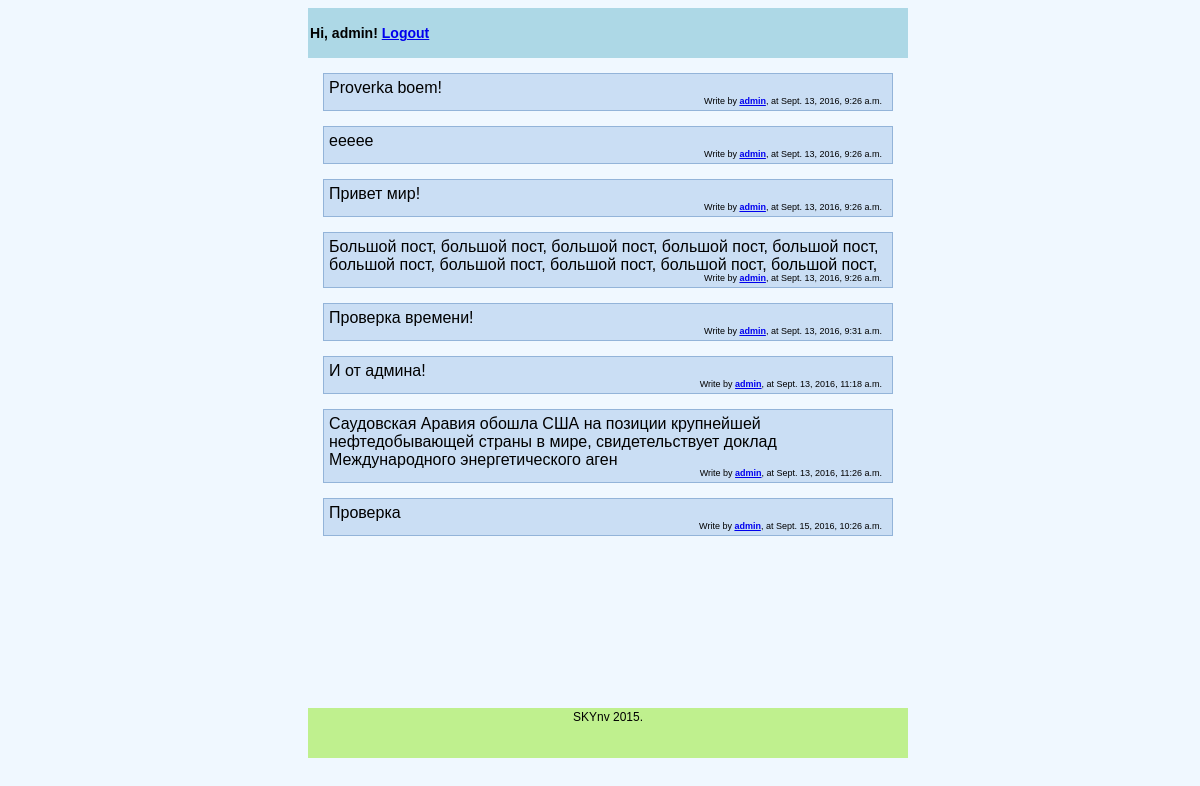
The page /admin (signed in) on the database its author committed.
### mblog/models.py (models this page shows, shortened)
class UserPost(models.Model):
    post_text = models.TextField(max_length=140)
    post_user = models.ForeignKey(User, null=True, related_name='+')
    post_date = models.DateTimeField()

### mblog/views.py (the view)
# urls.py: url(r'^(?P<user_name>[a-zA-Z0-9@.]+)', views.search),
def search(request, user_name):
    user = request.user
    post_autor = User.objects.get(username=user_name)
    template = loader.get_template('mblog/userposts.html')
    user_posts = UserPost.objects.filter(post_user=post_autor)[:10]
    context = RequestContext(request, {'user_posts': user_posts, 'user': user})
    return HttpResponse(template.render(context))

### templates/mblog/userposts.html (shortened to what this page needs)
{% extends "mblog/base.html" %}
{% block content %}
    {% for post in user_posts %}
        <div class="comment">
            {{ post.post_text }}
            <div class="info"> Write by <b><a href="/{{ post.post_user }}">{{ post.post_user }}</a></b>,
                at {{ post.post_date }} </div>
        </div>
    {% endfor %}
{% endblock %}

### templates/mblog/base.html (shortened to what this page needs)
<html>
<head>
</head>
<body>
<div class="wrapper">
    <header class="header">
        {% block header %}
            <div>
            {% if not user.is_authenticated %}
        <form action="" method="post">
            {% csrf_token %}
            {{ lform.errors }}
            {{ lform.as_p }}
            <p><input type="submit" value="Login"></p>
        </form>
                </div>
                <div align="right">
                <b>Or you can <a href="/_reg">register</a> a new user!</b>
                </div>
    {% else %}
        <h3><p>Hi, {{ user.username }}! <a href="/_exit"><b>Logout</b></a></p><h3>
    {% endif %}
        {% endblock %}
    </header>
    <main class="content">
        {% block content %}
        {% endblock %}
    </main>
</div>
<footer class="footer">
    {% block footer %}
        SKYnv 2015.
    {% endblock %}
</footer>
</body>
</html>

### rows shown on the page
UserPost: post_text "Proverka boem!", post_user "admin", post_date "Sept. 13, 2016, 9:26 a.m."
UserPost: post_text "eeeee", post_user "admin", post_date "Sept. 13, 2016, 9:26 a.m."
UserPost: post_text "Привет мир!", post_user "admin", post_date "Sept. 13, 2016, 9:26 a.m."
UserPost: post_text "Большой пост, большой пост, большой пост, большой пост, большой пост, большой пост, большой пост, большой пост, большой пост, большой пост,", post_user "admin", post_date "Sept. 13, 2016, 9:26 a.m."
UserPost: post_text "Проверка времени!", post_user "admin", post_date "Sept. 13, 2016, 9:31 a.m."
UserPost: post_text "И от админа!", post_user "admin", post_date "Sept. 13, 2016, 11:18 a.m."
UserPost: post_text "Саудовская Аравия обошла США на позиции крупнейшей нефтедобывающей страны в мире, свидетельствует доклад Международного энергетического аген", post_user "admin", post_date "Sept. 13, 2016, 11:26 a.m."
UserPost: post_text "Проверка", post_user "admin", post_date "Sept. 15, 2016, 10:26 a.m."

### other values the page prints
{{ user.username }} "admin"
